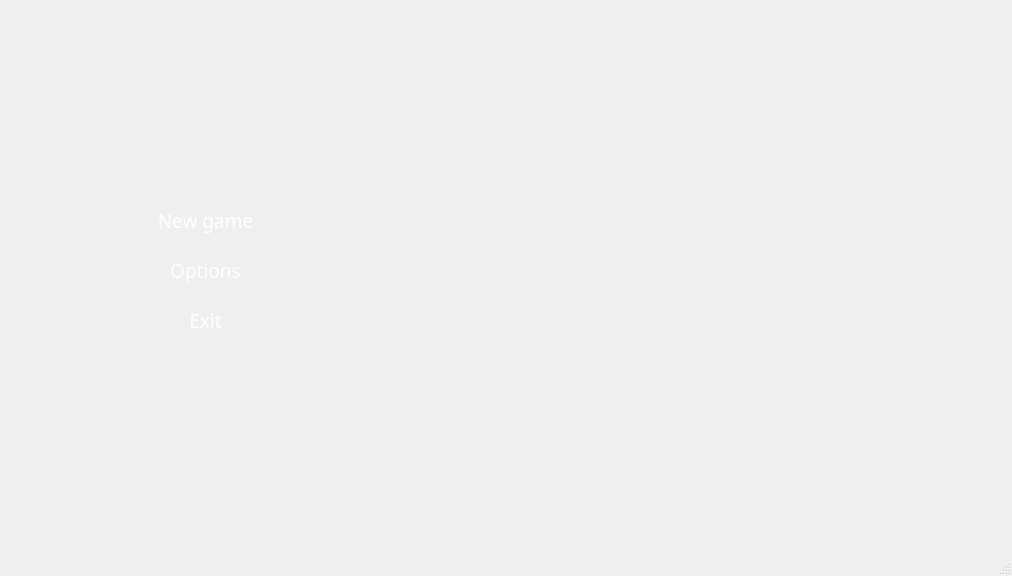
<?xml version="1.0" encoding="UTF-8"?>
<ui version="4.0">
 <class>MainWindow</class>
 <widget class="QMainWindow" name="MainWindow">
  <property name="geometry">
   <rect>
    <x>0</x>
    <y>0</y>
    <width>1012</width>
    <height>576</height>
   </rect>
  </property>
  <property name="minimumSize">
   <size>
    <width>1012</width>
    <height>576</height>
   </size>
  </property>
  <property name="maximumSize">
   <size>
    <width>1012</width>
    <height>576</height>
   </size>
  </property>
  <property name="windowTitle">
   <string>MainWindow</string>
  </property>
  <property name="styleSheet">
   <string notr="true"/>
  </property>
  <widget class="QWidget" name="centralwidget">
   <widget class="QLabel" name="logo">
    <property name="geometry">
     <rect>
      <x>50</x>
      <y>10</y>
      <width>321</width>
      <height>161</height>
     </rect>
    </property>
    <property name="text">
     <string/>
    </property>
    <property name="pixmap">
     <pixmap>../assets/logo white.png</pixmap>
    </property>
    <property name="scaledContents">
     <bool>true</bool>
    </property>
    <property name="wordWrap">
     <bool>false</bool>
    </property>
   </widget>
   <widget class="QLabel" name="img">
    <property name="geometry">
     <rect>
      <x>0</x>
      <y>0</y>
      <width>1012</width>
      <height>576</height>
     </rect>
    </property>
    <property name="styleSheet">
     <string notr="true">image: url(:/ing/assets/main_menu.png);</string>
    </property>
    <property name="text">
     <string/>
    </property>
    <property name="pixmap">
     <pixmap>../assets/main_menu.png</pixmap>
    </property>
    <property name="scaledContents">
     <bool>false</bool>
    </property>
   </widget>
   <widget class="QLabel" name="black_bar">
    <property name="geometry">
     <rect>
      <x>60</x>
      <y>-20</y>
      <width>291</width>
      <height>591</height>
     </rect>
    </property>
    <property name="text">
     <string/>
    </property>
    <property name="pixmap">
     <pixmap>../assets/black.png</pixmap>
    </property>
   </widget>
   <widget class="QPushButton" name="new_game">
    <property name="geometry">
     <rect>
      <x>70</x>
      <y>200</y>
      <width>271</width>
      <height>41</height>
     </rect>
    </property>
    <property name="font">
     <font>
      <family>Pixel Times Bold</family>
      <pointsize>14</pointsize>
     </font>
    </property>
    <property name="cursor">
     <cursorShape>PointingHandCursor</cursorShape>
    </property>
    <property name="styleSheet">
     <string notr="true">color: rgb(255, 255, 255);</string>
    </property>
    <property name="text">
     <string>New game</string>
    </property>
    <property name="checkable">
     <bool>false</bool>
    </property>
    <property name="autoRepeat">
     <bool>false</bool>
    </property>
    <property name="autoDefault">
     <bool>false</bool>
    </property>
    <property name="default">
     <bool>false</bool>
    </property>
    <property name="flat">
     <bool>true</bool>
    </property>
   </widget>
   <widget class="QPushButton" name="optoins">
    <property name="geometry">
     <rect>
      <x>70</x>
      <y>250</y>
      <width>271</width>
      <height>41</height>
     </rect>
    </property>
    <property name="font">
     <font>
      <family>Pixel Times Bold</family>
      <pointsize>14</pointsize>
     </font>
    </property>
    <property name="cursor">
     <cursorShape>PointingHandCursor</cursorShape>
    </property>
    <property name="styleSheet">
     <string notr="true">color: rgb(255, 255, 255);</string>
    </property>
    <property name="text">
     <string>Options</string>
    </property>
    <property name="checkable">
     <bool>false</bool>
    </property>
    <property name="autoRepeat">
     <bool>false</bool>
    </property>
    <property name="autoDefault">
     <bool>false</bool>
    </property>
    <property name="default">
     <bool>false</bool>
    </property>
    <property name="flat">
     <bool>true</bool>
    </property>
   </widget>
   <widget class="QPushButton" name="exit">
    <property name="geometry">
     <rect>
      <x>70</x>
      <y>300</y>
      <width>271</width>
      <height>41</height>
     </rect>
    </property>
    <property name="font">
     <font>
      <family>Pixel Times Bold</family>
      <pointsize>14</pointsize>
     </font>
    </property>
    <property name="cursor">
     <cursorShape>PointingHandCursor</cursorShape>
    </property>
    <property name="styleSheet">
     <string notr="true">color: rgb(255, 255, 255);</string>
    </property>
    <property name="text">
     <string>Exit</string>
    </property>
    <property name="checkable">
     <bool>false</bool>
    </property>
    <property name="autoRepeat">
     <bool>false</bool>
    </property>
    <property name="autoDefault">
     <bool>false</bool>
    </property>
    <property name="default">
     <bool>false</bool>
    </property>
    <property name="flat">
     <bool>true</bool>
    </property>
   </widget>
   <zorder>img</zorder>
   <zorder>black_bar</zorder>
   <zorder>logo</zorder>
   <zorder>new_game</zorder>
   <zorder>optoins</zorder>
   <zorder>exit</zorder>
  </widget>
  <widget class="QStatusBar" name="statusbar"/>
 </widget>
 <resources>
  <include location="img.qrc"/>
 </resources>
 <connections/>
</ui>
